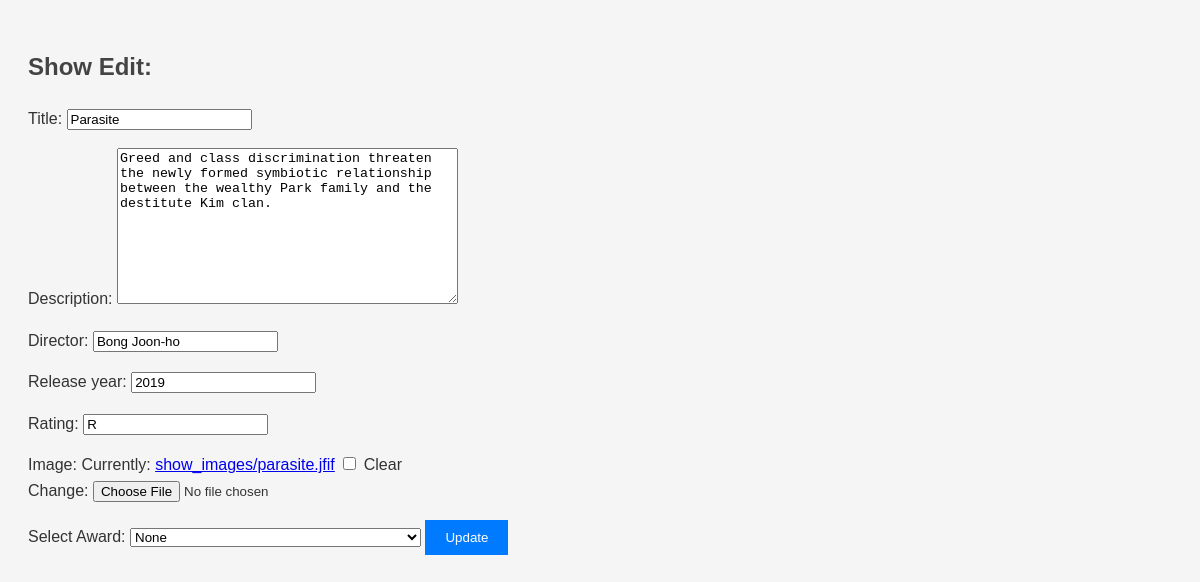
/api/edit/17/, run on the app's committed database.
### website/models.py (models this page shows, shortened)
class Show(models.Model):
    title = models.CharField(max_length=100)
    description = models.TextField()
    director = models.CharField(max_length=100, blank=True, null=True)
    release_year = models.PositiveIntegerField()
    rating = models.CharField(max_length=10, blank=True, null=True)
    image = models.ImageField(upload_to='show_images/', null=True, blank=True)

### website/views.py (the view, shortened to what this page needs)
# urls.py: path('edit/<int:show_id>/', views.ShowEdit.as_view(), name ='show-edit'),
class ShowEdit(View):
    def get(self, request, show_id):
        show = Show.objects.get(pk=show_id)
        form = ShowForm(instance=show)
        awards = Award.objects.all()  # Fetch all available awards
        return render(request=request,
                      template_name='website/show_edit.html',
                      context={'show': show, 'form': form, 'awards': awards})

### website/forms.py
class ShowForm(forms.ModelForm):
    class Meta:
        model = Show
        fields = '__all__'

### website/templates/website/show_edit.html (shortened to what this page needs)
<!DOCTYPE html>
<html>
<head>
</head>
<body>
<h2>Show Edit:</h2>
<form method="post" enctype="multipart/form-data">
    {{ form.as_p }}
    <label for="award">Select Award:</label>
    <select name="award" id="award">
        <option value="" selected>None</option>
    </select>
    <input type="submit" value="Update">
</form>
</body>
</html>

### website/templates/website/show_edit.html (style rules this page uses)
body { font-family: Arial, sans-serif; color: #333; line-height: 1.6; padding: 20px; background-color: #f5f5f5; }
h2 { font-size: 24px; margin-top: 20px; color: #444; }
form { margin-top: 20px; }
input[type="submit"] { background-color: #007bff; color: #fff; border: none; padding: 10px 20px; cursor: pointer; }

### data on the page
Show: title "Parasite", description "Greed and class discrimination threaten the newly formed symbiotic relationship between the wealthy Park family and the destitute Kim clan.", director "Bong Joon-ho", release_year "2019", rating "R"
